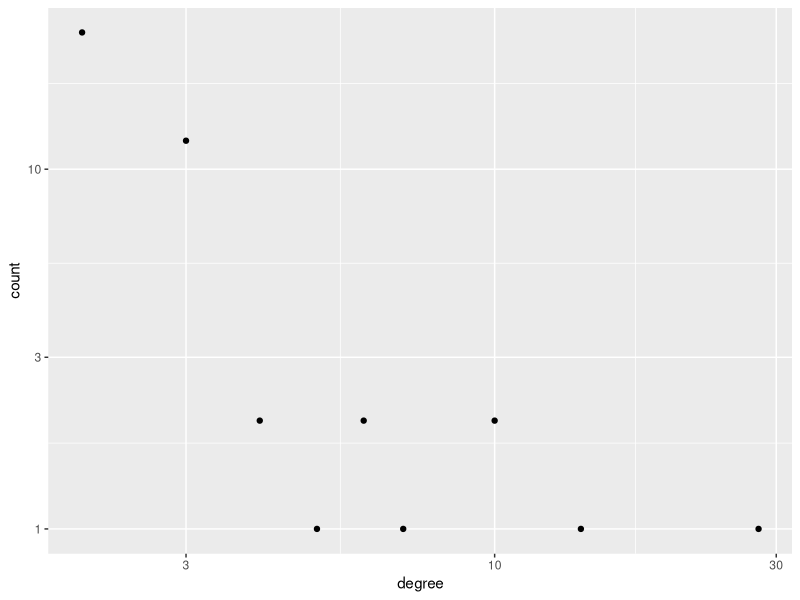
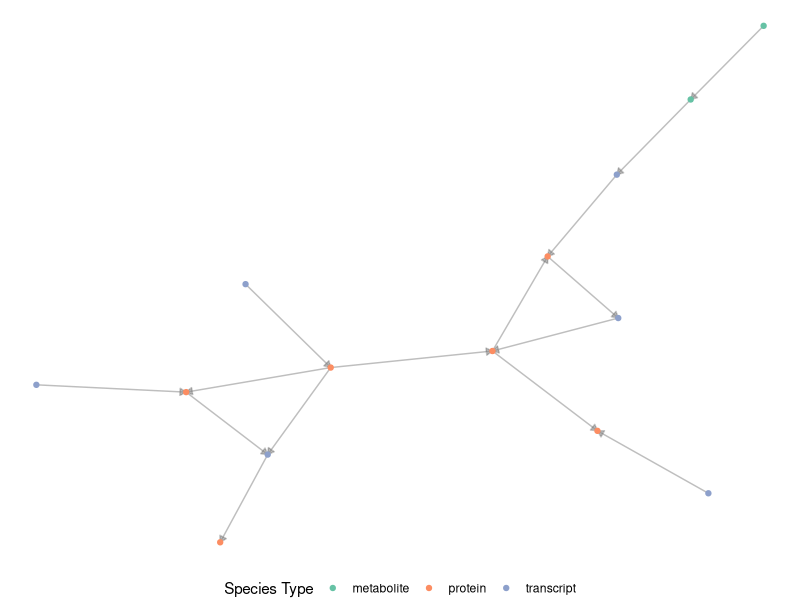
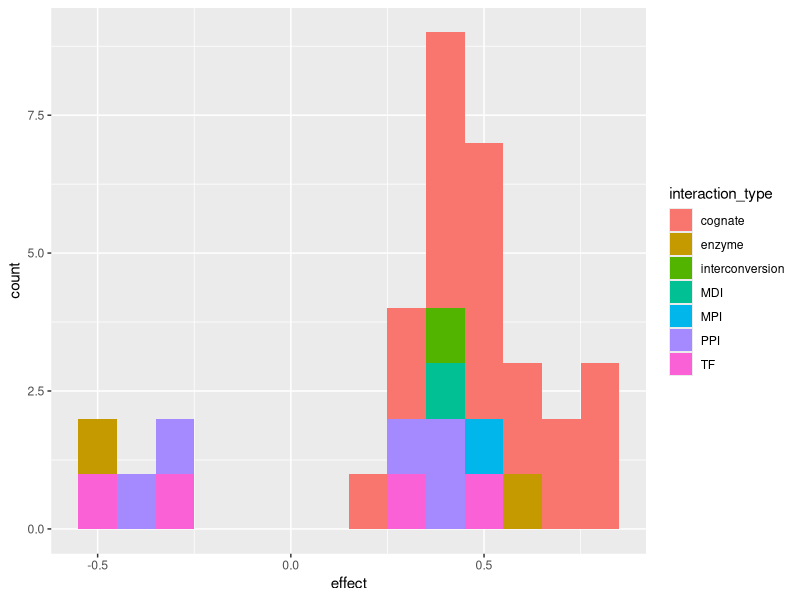

Reproduce these figures in R, in order.
## ---- chunk 1
knitr::opts_chunk$set(echo = TRUE)
## ---- chunk 2
library(dplyr)
library(ggplot2)
library(ggraph) # to plot network elements
## ---- chunk 3
n_genes <- 20
metab_frac <- 0.3
n_metabolites <- n_genes * 0.3
n_species <- n_genes * 2 + n_metabolites # genes are doubled up because: 1 transcript + 1 protein

net_connections <- igraph::sample_pa(n_species,
                                     power = 1,
                                     m = 2)
## ---- chunk 4
edge_counts <- igraph::degree(net_connections) %>%
  table() %>%
  {tibble::tibble(degree = names(.),
                  count = unname(.))} %>%
  dplyr::mutate_all(as.integer)

ggplot(edge_counts, aes(x = degree, y = count)) +
  geom_point() +
  scale_x_log10() +
  scale_y_log10()
## ---- chunk 5
species_init <- dplyr::bind_rows(
  tibble::tibble(gene_id = 1:n_genes,
                 species_type = "transcript"),
  tibble::tibble(gene_id = 1:n_genes,
                 species_type = "protein"),
  tibble::tibble(gene_id = NA_integer_,
                 species_type = rep("metabolite", n_metabolites))
) %>%
  dplyr::mutate(species_id = sample(1:n_species))

# edge_plausibility
edge_plausibility <- tibble::tribble(~ from_type, ~ to_type, ~ interaction_type, ~ plausibility,
                "transcript", "transcript", NA_character_, 0,
                "transcript", "protein", NA_character_, 0,
                "transcript", "metabolite", NA_character_, 0,
                "protein", "transcript", "TF", 1,
                "protein", "protein", "PPI", 0.5,
                "protein", "metabolite", "enzyme", 1,
                "metabolite", "transcript", "MDI", 0.2,
                "metabolite", "protein", "MPI", 1,
                "metabolite", "metabolite", "interconversion", 1)
                
edges_df <- igraph::as_data_frame(net_connections) %>%
  tibble::as_tibble() %>%
  dplyr::rename(from = to, to = from) %>%
  dplyr::mutate_all(as.integer) %>%
  dplyr::left_join(species_init %>%
                    dplyr::select(from = species_id, from_type = species_type),
                  by = "from") %>%
  dplyr::left_join(species_init %>%
                    dplyr::select(to = species_id, to_type = species_type),
                  by = "to") %>%
  dplyr::left_join(edge_plausibility, by = c("from_type", "to_type")) %>%
  # cull edges based on plausibility
  dplyr::filter(plausibility != 0) %>%
  dplyr::group_by(from, interaction_type) %>%
  dplyr::mutate(plausible = sample(c(TRUE, FALSE), size = 1, prob = c(plausibility[1], 1-plausibility[1]))) %>%
  dplyr::ungroup() %>%
  dplyr::filter(plausible) %>%
  dplyr::select(from, to, interaction_type) %>%
  # add cognate edges
  dplyr::bind_rows(
    species_init %>%
      dplyr::filter(species_type != "metabolite") %>%
      tidyr::spread(species_type, species_id) %>%
      dplyr::select(from = transcript, to = protein) %>%
      dplyr::mutate(interaction_type = "cognate")
  )
  
species_df = species_init %>%
  dplyr::select(species_id, species_type) %>%
  dplyr::arrange(species_id)

pruned_network <- igraph::graph_from_data_frame(edges_df,
                                                directed = TRUE,
                                                vertices = species_df)
## ---- chunk 6
edges_df %>%
  dplyr::count(interaction_type) %>%
  knitr::kable() %>%
  kableExtra::kable_styling(bootstrap_options = "striped", full_width = FALSE, position = "left")
## ---- chunk 7
work_with_top_cluster <- TRUE
if (work_with_top_cluster) {
  network_clusters <- igraph::clusters(pruned_network)
  isolated_vertices <- names(network_clusters$membership)[network_clusters$membership != which.max(network_clusters$csize)]
  
  pruned_network <- igraph::delete_vertices(pruned_network, isolated_vertices)
}

ggraph(pruned_network, layout = "kk") +
  geom_edge_link(arrow = arrow(type = "closed", length = unit(0.07, "inches")), color = "gray50", alpha = 0.5) +
  geom_node_point(aes(color = species_type)) +
  scale_color_brewer("Species Type", palette = "Set2") +
  theme_void() +
  theme(legend.position = "bottom")
## ---- chunk 8
library(deSolve)

reffect <- function (n, mean = 0.5, shape = 10) {
  magnitudes <- rgamma(n, shape = shape, scale = mean / shape)
  effect <- magnitudes * (rbinom(n, 1, 0.5) - 0.5)*2
}

states <- rep(1, nrow(species_df))

pars <- edges_df %>%
  dplyr::mutate(effect = reffect(n()),
                effect = ifelse(interaction_type == "cognate", abs(effect), effect))

ggplot(pars, aes(x = effect, fill = interaction_type)) +
  geom_histogram(binwidth = 0.1)


Deffects <- function(time, states, pars, species_df, basal_prod = 0.2, loss_rate = 0.2) {
  
  reg_states <- tibble::tibble(value = states) %>%
    dplyr::mutate(species_id = 1:n()) %>%
    dplyr::left_join(species_df, by = "species_id")
  
  modulated <- pars %>%
    dplyr::left_join(reg_states, by = c("from" = "species_id")) %>%
    dplyr::group_by(to) %>%
    dplyr::summarize(net_effect = sum(value * effect))
  
  reg_states <- reg_states %>%
    dplyr::left_join(modulated, by = c("species_id" = "to")) %>%
    dplyr::mutate(net_effect = ifelse(is.na(net_effect), 0, net_effect),
                  # basal production
                  basal_synthesis = ifelse(species_type == "protein", 0, basal_prod),
                  loss = -1 * value * loss_rate,
                  deriv = net_effect + basal_synthesis + loss)
  
  state_derivs <- list(reg_states$deriv)
  
  return (state_derivs)
  
}

ode_sim <- ode(y = states,
    times = seq(0, 20, by = 0.1),
    func = Deffects,
    parms = pars,
    species_df = species_df)
